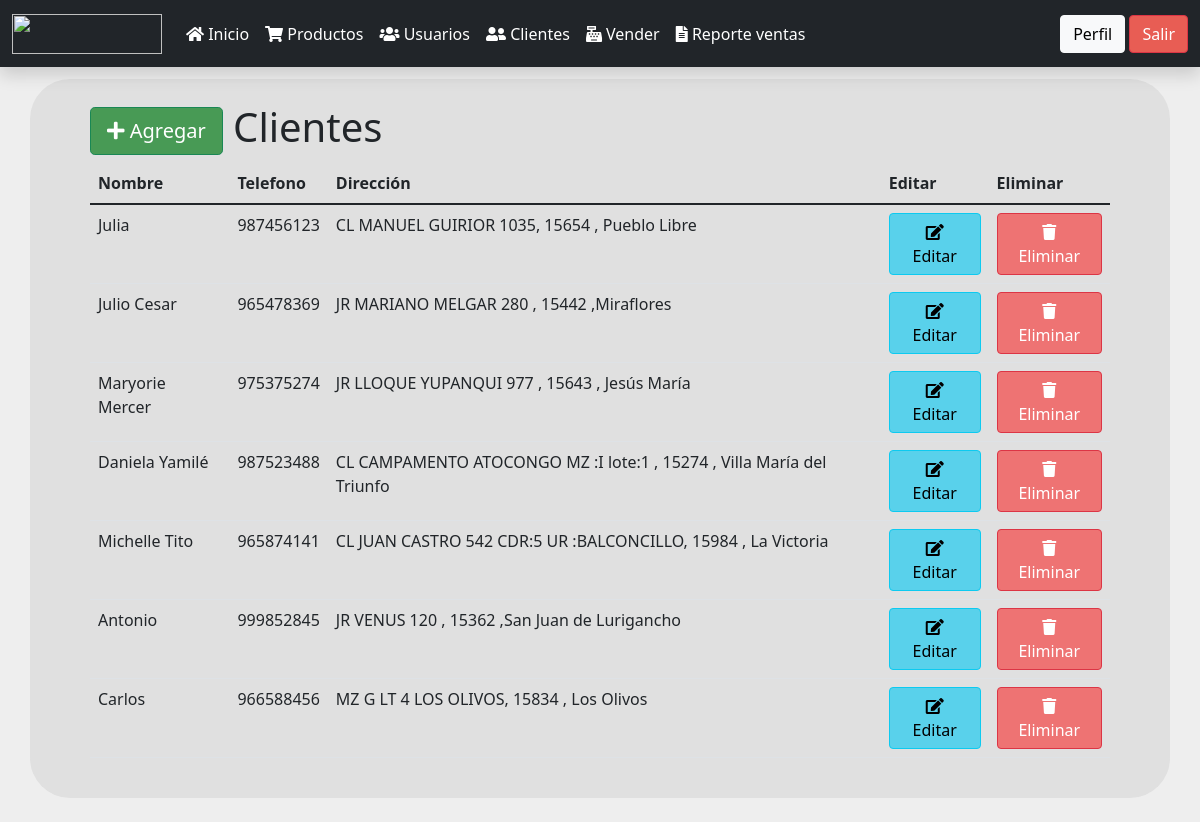
Screenshot of /clientes.php (signed in) with the database file from the repository.
### tables this page shows
CREATE TABLE clientes(
        id BIGINT UNSIGNED NOT NULL AUTO_INCREMENT PRIMARY KEY,
        nombre VARCHAR(255) NOT NULL,
        telefono VARCHAR(25) NOT NULL,
        direccion VARCHAR(255) NOT NULL
    );

### funciones.php (called while the page is built, shortened)
<?php
function obtenerClientes(){
    $sentencia = "SELECT * FROM clientes";
    return select($sentencia);
}
function select($sentencia, $parametros = []){
    $bd = conectarBaseDatos();
    $respuesta = $bd->prepare($sentencia);
    $respuesta->execute($parametros);
    return $respuesta->fetchAll();
}
function conectarBaseDatos() {
	$host = "localhost";
	$db   = "ventas_php";
	$user = "root";
	$pass = "";
	$charset = 'utf8mb4';
	$options = [
	    \PDO::ATTR_ERRMODE            => \PDO::ERRMODE_EXCEPTION,
	    \PDO::ATTR_DEFAULT_FETCH_MODE => \PDO::FETCH_OBJ,
	    \PDO::ATTR_EMULATE_PREPARES   => false,
	];
	$dsn = "mysql:host=$host;dbname=$db;charset=$charset";
	try {
	     $pdo = new \PDO($dsn, $user, $pass, $options);
	     return $pdo;
	} catch (\PDOException $e) {
	     throw new \PDOException($e->getMessage(), (int)$e->getCode());
	}
}
?>

### clientes.php (the view, shortened to what this page needs)
<?php
include_once "encabezado.php";
include_once "navbar.php";
include_once "funciones.php";
$clientes = obtenerClientes();
?>
<div class="container " style="background-color:rgba(217, 217, 217, 0.65) ;border-radius: 40px; margin-top:1% ; margin-bottom:2%; padding-top:2%;padding-bottom:2%; padding-left:5%; padding-right:5%;">
    <h1>
        <a class="btn btn-success btn-lg" href="agregar_cliente.php" style="background-color:#489A55">
           <i class="fa fa-plus" ></i>
            Agregar
        </a>
        Clientes
    </h1>
    <table class="table">
        <thead>
            <tr>
                <th>Nombre</th>
                <th>Telefono</th>
                <th>Dirección</th>
                <th>Editar</th>
                <th>Eliminar</th>
            </tr>
        </thead>
        <tbody>
            <?php
            foreach($clientes as $cliente){
            ?>
                <tr>
                    <td><?php echo $cliente->nombre; ?></td>
                    <td><?php echo $cliente->telefono; ?></td>
                    <td><?php echo $cliente->direccion; ?></td>
                    <td>
                        <a class="btn btn-info" href="editar_cliente.php?id=<?php echo $cliente->id;?>" style="background-color:#59D1EB">
                            <i class="fa fa-edit"></i>
                            Editar
                        </a>
                    </td>
                    <td>
                        <a class="btn btn-danger" href="eliminar_cliente.php?id=<?php echo $cliente->id;?>"style="background-color:#EE7373">
                            <i class="fa fa-trash"></i>
                            Eliminar
                        </a>
                    </td>
                </tr>
            <?php } ?>
        </tbody>
    </table>
</div>

### encabezado.php (shortened to what this page needs)
<!DOCTYPE html>
<html lang="en">
<head>
    <link rel="stylesheet" href="bootstrap/bootstrap.min.css">
    <link rel="stylesheet" href="bootstrap/all.min.css">
    <link rel="stylesheet" href="estilos.css">
</head>
<body>
</body>
</html>

### navbar.php (shortened to what this page needs)
<nav class="navbar navbar-expand-lg navbar-dark bg-dark mb-2 shadow ">
  <div class="container-fluid">
    <a class="navbar-brand" href="#">
      <img src="img/logo_nav.png" alt="" width="150" height="40" class="d-inline-block align-text-top">
    </a>
    <div class="collapse navbar-collapse" id="navbarSupportedContent">
      <ul class="navbar-nav me-auto mb-2 mb-lg-0">
        <li class="nav-item">
          <a class="nav-link active "  href="index.php">
            <i class="fa fa-home"></i>
            Inicio
            </a>
        </li>
        <li class="nav-item">
            <a class="nav-link active" href="productos.php">
                <i class="fa fa-shopping-cart"></i>
                Productos
            </a>
        </li>
        <li class="nav-item">
            <a class="nav-link active" href="usuarios.php">
            <i class="fa fa-users"></i>
            Usuarios
            </a>
        </li>
        <li class="nav-item">
            <a class="nav-link active" href="clientes.php">
            <i class="fa fa-user-friends"></i>
            Clientes
            </a>
        </li>
        <li class="nav-item">
            <a class="nav-link active" href="vender.php">
            <i class="fa fa-cash-register"></i>
            Vender
            </a>
        </li>
        <li class="nav-item">
            <a class="nav-link active" href="reporte_ventas.php">
            <i class="fa fa-file-alt"></i>
            Reporte ventas
            </a>
        </li>
        </ul>
        <ul class="navbar-nav">
            <li class="nav-item">
                <a href="perfil.php" class="btn btn-light" >Perfil</a>
            </li>
            <li class="nav-item">
                <a href="cerrar_sesion.php" class="btn btn-danger"style="background-color:#E85D54">Salir</a>
            </li>
        </ul>
    </div>
  </div>
</nav>

### estilos.css (style rules this page uses)
body { background-color: RGB(218,218,218,0.46); }

### rows the page displays
clientes: nombre "Julia", telefono "987456123", direccion "CL MANUEL GUIRIOR 1035, 15654 , Pueblo Libre"
clientes: nombre "Julio Cesar", telefono "965478369", direccion "JR MARIANO MELGAR 280 , 15442 ,Miraflores"
clientes: nombre "Maryorie Mercer", telefono "975375274", direccion "JR LLOQUE YUPANQUI 977 , 15643 , Jesús María"
clientes: nombre "Daniela Yamilé", telefono "987523488", direccion "CL CAMPAMENTO ATOCONGO MZ :I lote:1 , 15274 , Villa María del Triunfo"
clientes: nombre "Michelle Tito", telefono "965874141", direccion "CL JUAN CASTRO 542 CDR:5 UR :BALCONCILLO, 15984 , La Victoria"
clientes: nombre "Antonio", telefono "999852845", direccion "JR VENUS 120 , 15362 ,San Juan de Lurigancho"
clientes: nombre "Carlos", telefono "966588456", direccion "MZ G LT 4 LOS OLIVOS, 15834 , Los Olivos"
